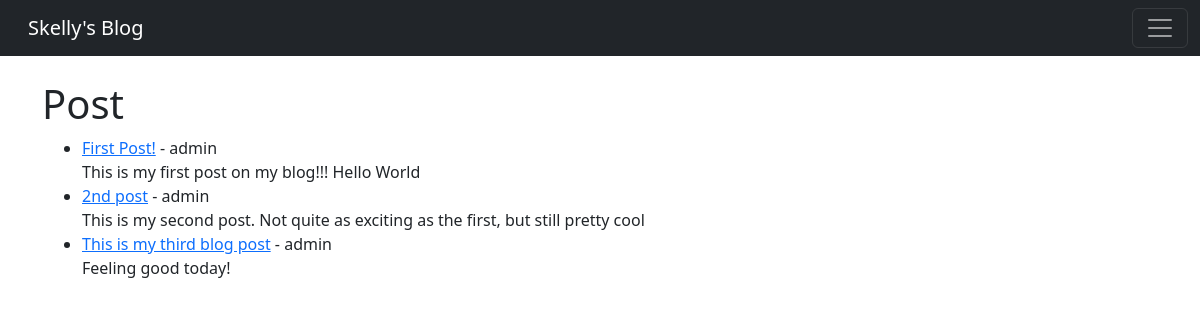
The page / on the database its author committed.
### theblog/models.py (models this page shows, shortened)
class Post(models.Model):
    title = models.CharField(max_length=255)
    author = models.ForeignKey(User, on_delete=models.CASCADE)
    body = models.TextField()

### theblog/views.py (the view)
# urls.py: path('', HomeView.as_view(), name="home"),
class HomeView(ListView):
    model = Post
    template_name = 'home.html'

### theblog/templates/home.html (shortened to what this page needs)
{% extends 'base.html' %}
{% block content %}
<h1>Post</h1>
<ul>
{% for post in object_list %}
    <li><a href="{% url 'article-detail' post.pk %}">{{ post.title }}</a> - {{ post.author }}<br/>
    {{ post.body }}</li>
{% endfor%}
</ul>
{% endblock %}

### theblog/templates/base.html (shortened to what this page needs)
<!doctype html>
<html lang="en">
  <head>
    <link rel="stylesheet" href="https://cdn.jsdelivr.net/npm/bootstrap@5.2.0-beta1/dist/css/bootstrap.rtl.min.css">
  </head>
  <body>
    <nav class="navbar navbar-dark bg-dark">
        <div class="container-fluid">
          <a class="navbar-brand" href="{% url 'home' %}">Skelly's Blog</a>
          <button class="navbar-toggler" type="button" data-bs-toggle="collapse" data-bs-target="#navbarNavAltMarkup" aria-controls="navbarNavAltMarkup" aria-expanded="false" aria-label="Toggle navigation">
            <span class="navbar-toggler-icon"></span>
          </button>
        </div>
      </nav>
    <br/>
    <div class="container">
    {% block content %}
    {% endblock %}
    </div>
  </body>
</html>

### rows shown on the page
Post: title "First Post!", author "admin", body "This is my first post on my blog!!! Hello World"
Post: title "2nd post", author "admin", body "This is my second post. Not quite as exciting as the first, but still pretty cool"
Post: title "This is my third blog post", author "admin", body "Feeling good today!"
